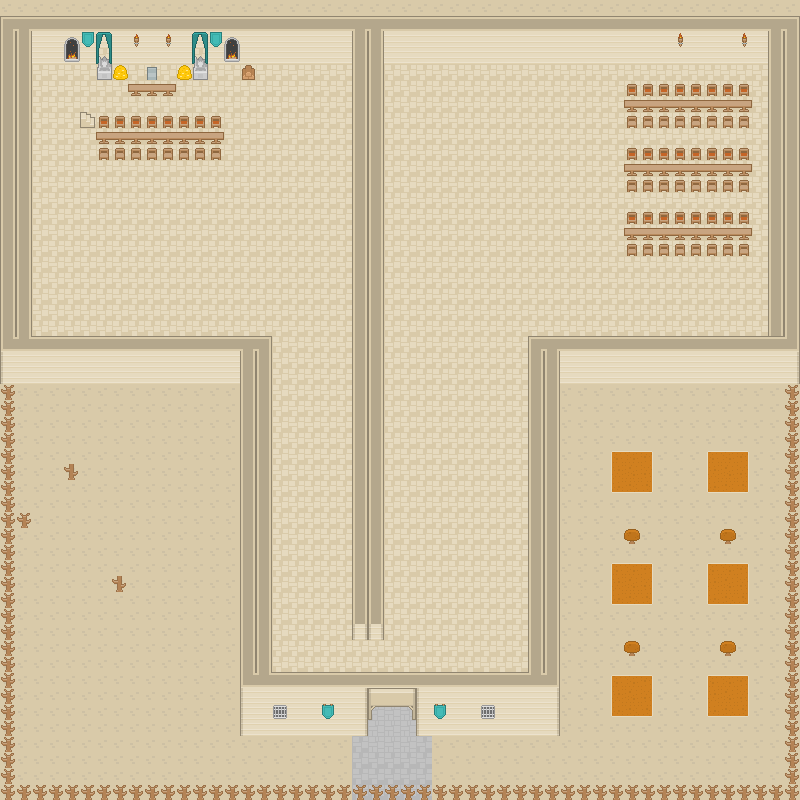

Rendered tile map (Tiled .tmx) drawn with the repository's tilesets; below, a short description and the map source with its tile grids summarised:
An orthogonal 50x50 tile map with 16x16 px tiles, 5 tile layers (GroundLayer, AboveGround, midLayer, midLayerCollide, ...), 2 tilesets and 2 objects (2, SpawnPoint).

<map version="1.0" orientation="orthogonal" renderorder="right-down" width="50" height="50" tilewidth="16" tileheight="16" nextobjectid="4">
 <tileset firstgid="1" name="roguelikeSheet_transparent" tilewidth="16" tileheight="16" spacing="1">
  <image source="Spritesheet/roguelikeSheet_transparent.png" width="968" height="526" />
  <tile id="290">
   <properties>
    <property name="Collide" value="False" />
   </properties>
  </tile>
  <tile id="670">
   <properties>
    <property name="Gold" value="Gold" />
   </properties>
  </tile>
 </tileset>
 <tileset firstgid="1768" source="roguelikeSheet_transparent.tsx" />
 <layer name="GroundLayer" width="50" height="50">
  <data>[2500 cells, 2460 non-empty, 4 distinct tile ids]</data>
 </layer>
 <layer name="AboveGround" width="50" height="50">
  <data>[2500 cells, 475 non-empty, 13 distinct tile ids]</data>
 </layer>
 <layer name="midLayer" width="50" height="50">
  <data>[2500 cells, 1264 non-empty, 10 distinct tile ids]</data>
 </layer>
 <layer name="midLayerCollide" width="50" height="50">
  <data>[2500 cells, 272 non-empty, 16 distinct tile ids]</data>
 </layer>
 <layer name="topLayer" width="50" height="50">
  <data>[2500 cells, 103 non-empty, 18 distinct tile ids]</data>
 </layer>
 <objectgroup name="Object Layer 1">
  <object id="1" name="2" x="73.5" y="740.5" width="15" height="39">
   <properties>
    <property name="left" value="1" />
    <property name="top" value="0" />
   </properties>
  </object>
  <object id="2" name="SpawnPoint" x="48.5" y="704" width="23" height="24" />
 </objectgroup>
</map>
